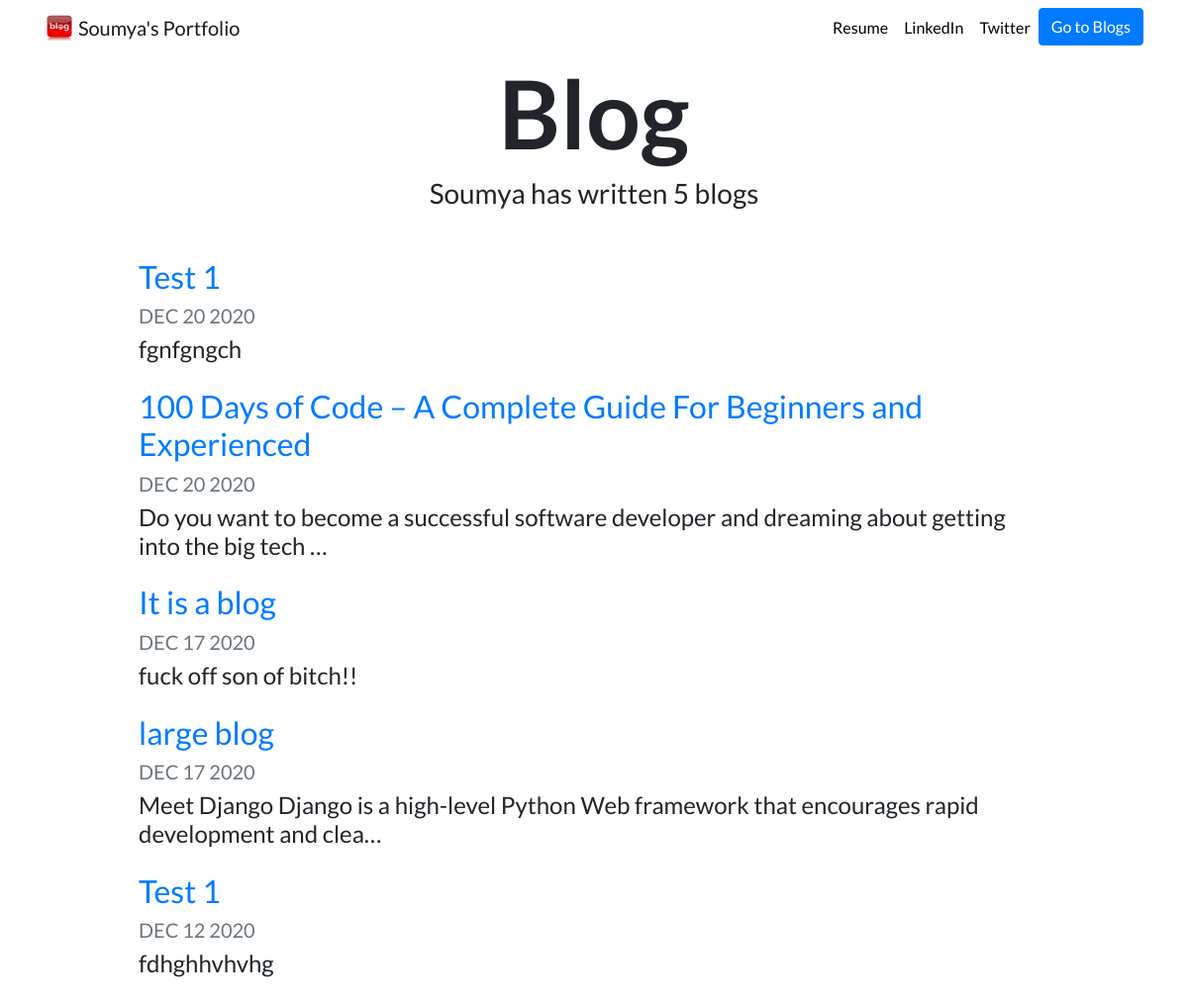
Screenshot of /blog/ with the database file from the repository.
### blog/models.py (models this page shows, shortened)
class Blog(models.Model):
    title = models.CharField(max_length = 200)
    description = models.TextField(null=True)
    date = models.DateField()

### blog/views.py (the view)
# urls.py: path('', views.all_blogs, name = 'all_blogs'),
def all_blogs(request):
    blog = Blog.objects.order_by('-date')
    return render(request, 'blog/all_blogs.html', {'blogs' : blog})

### blog/templates/blog/all_blogs.html
{% extends "portfolio/base.html" %}
{% load static %}
{% block content %}
<h1 id="blogtitle" class="font-weight-bold text-center">Blog</h1>
<h3 class="text-center mb-5">Soumya has written {{ blogs.count }} blog{{ blogs.count|pluralize }}</h3>
{% for blog in blogs %}
<div class="row justify-content-center my-3">
  <div class="col-md-10">
    <a href="{% url 'blog:detail' blog.id %}">
      <h2>{{ blog.title }}</h2>
    </a>
    <h5 class="text-muted">{{ blog.date|date:'M d Y'|upper }}</h5>
    <h4>{{ blog.description|striptags|truncatechars:100 }}</h4>
  </div>
</div>
{% endfor %}
{% endblock %}

### portfolio/templates/portfolio/base.html (shortened to what this page needs)
{% load static %}
<!doctype html>
<html lang="en">
<head>
  <link rel="stylesheet" href="https://stackpath.bootstrapcdn.com/bootstrap/4.4.1/css/bootstrap.min.css">
  <link rel="stylesheet" href="{% static "portfolio/custom.css" %}">
</head>
<body>
  <nav id="topNav" class="navbar navbar-expand-md navbar-light">
    <div class="container">
      <a class="navbar-brand" href="{% url 'home' %}">
        <img src="{% static "portfolio/Logo1.jpg" %}" width="30" height="30" class="d-inline-block align-top" alt="Blog Logo">
        <span>Soumya's Portfolio</span>
      </a>
      <div class="collapse navbar-collapse text-center" id="navbarNav">
        <ul class="navbar-nav ml-auto">
          <li class="nav-item">
            <a class="nav-link" href="{% static "portfolio/resume.pdf" %}">Resume</a>
          </li>
          <li class="nav-item">
            <a class="nav-link" href="https://www.linkedin.com/in/soumya-roy-chowdhury-0a77511a5/" target="_blank">LinkedIn</a>
          </li>
          <li class="nav-item">
            <a class="nav-link" href="https://twitter.com/home" target="_blank">Twitter</a>
          </li>
          <li>
            <a role="button" href="{% url 'blog:all_blogs' %}" class="btn btn-primary">Go to Blogs</a>
          </li>
        </ul>
      </div>
    </div>
  </nav>
  <div class="container">
    {% block content %}{% endblock %}
  </div>
</body>
</html>

### portfolio/static/portfolio/custom.css (style rules this page uses)
.navbar-nav .nav-link { color: rgba(0,0,0,1) !important; }
body { font-family: 'Lato', sans-serif; }
#blogtitle { font-size: 6rem; }

### rows the page displays
Blog: title "Test 1", date "DEC 20 2020", description "fgnfgngch"
Blog: title "100 Days of Code – A Complete Guide For Beginners and Experienced", date "DEC 20 2020", description "Do you want to become a successful software developer and dreaming about getting into the big tech …"
Blog: title "It is a blog", date "DEC 17 2020", description "fuck off son of bitch!!"
Blog: title "large blog", date "DEC 17 2020", description "Meet Django Django is a high-level Python Web framework that encourages rapid development and clea…"
Blog: title "Test 1", date "DEC 12 2020", description "fdhghhvhvhg"

### other values shown
{{ blogs.count }} "5"
